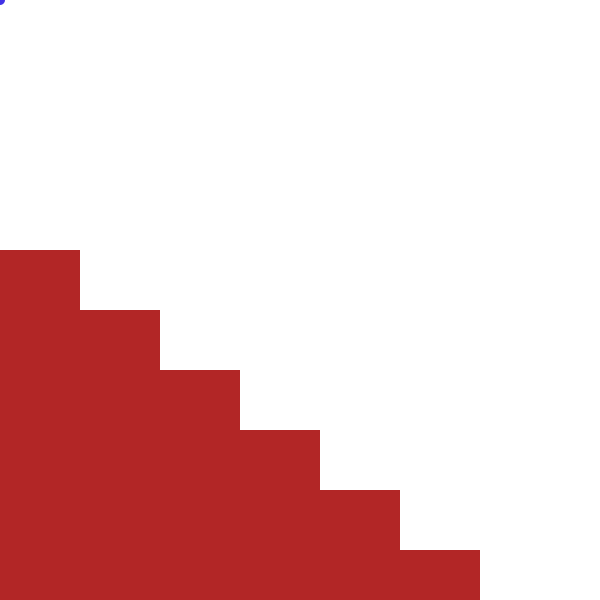
Frame 1 (no input)
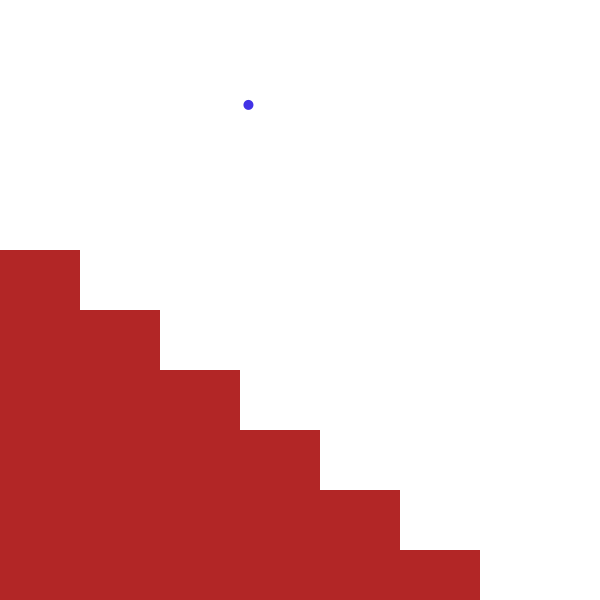
Frame 60 (the mouse pressed at the canvas centre just before this capture)
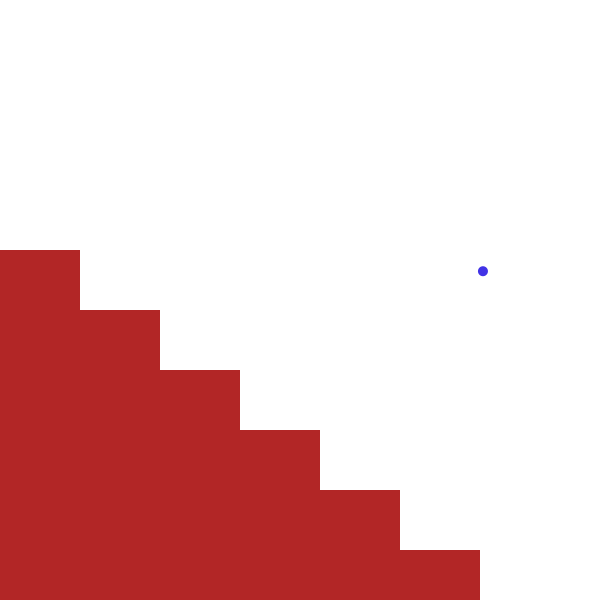
Frame 120 (the mouse held since frame 60 and released just before this capture)

The Processing sketch that drew these frames (run headless with seeded random() and noise(); from frame 60 on, the mouse is pressed at the canvas centre):

// Processing sketch: processing_12745
// ── processing_12745.pde

/* Bouncing Balls
 By Zach Taher
 9/22/10
 */

float x;
float y;
float r = 5;
float gravity = .5;
float damping = .80;
float friction = .9;
float spdX = 4.5;
float spdY = 3.0;
float stairCount = 6;
float xPos = 0;
float yPos = 250;
float stairX = 80;
float stairY = 600;
float stairHeight = yPos; 

void setup() {
  size(600, 600);
  frameRate(30);
  smooth();
  drawStairs();
}

void drawStairs() {
  for(int i = 0; i < stairCount; i++) {
    fill(178, 38, 38);
    noStroke();
    rect(xPos, yPos, stairX, stairY);
    xPos += 80;
    yPos += 60;
  }
  xPos = 0;
  yPos = 250;
}

void draw() {
  background(255);

  fill(65, 50, 230);
  ellipse(x, y, r * 2, r * 2);
  x += spdX;
  spdY += gravity;
  y += spdY;


  if (x > width - r) {
    x = width - r;
    spdX *= -1;
  }
  else if( x < r) {
    x = r;
    spdX *= -1;
  }
  if (0 < x && x < 80 ) {

    if (y > 250 - r) {
      y = 250 - r;
      spdY *= -1;
      spdY *= damping;
      spdX *= friction;
    }
  }

 if (80 < x && x < 160 ) {

    if (y > 310 - r) {
      y = 310 - r;
      spdY *= -1;
      spdY *= damping;
      spdX *= friction;
    }
  }
   if (160 < x && x < 240 ) {

    if (y > 370 - r) {
      y = 370 - r;
      spdY *= -1;
      spdY *= damping;
      spdX *= friction;
    }
  }
  if (240 < x && x < 320 ) {

    if (y > 430 - r) {
      y = 430 - r;
      spdY *= -1;
      spdY *= damping;
      spdX *= friction;
    }
  }
  if (320 < x && x < 400 ) {

    if (y > 490 - r) {
      y = 490 - r;
      spdY *= -1;
      spdY *= damping;
      spdX *= friction;
    }
  }
  if (400 < x && x < 480 ) {

    if (y > 490 - r) {
      y = 490 - r;
      spdY *= -1;
      spdY *= damping;
      spdX *= friction;
    }
  }
  if (480 < x && x < 520 ) {

    if (y > 550 - r) {
      y = 550 - r;
      spdY *= -1;
      spdY *= damping;
      spdX *= friction;
    }
  }
  if (520 < x && x < width ) {

    if (y > height - r) {
      y = height - r;
      spdY *= -1;
      spdY *= damping;
      spdX *= friction;
    }
  }
    drawStairs();
  }
